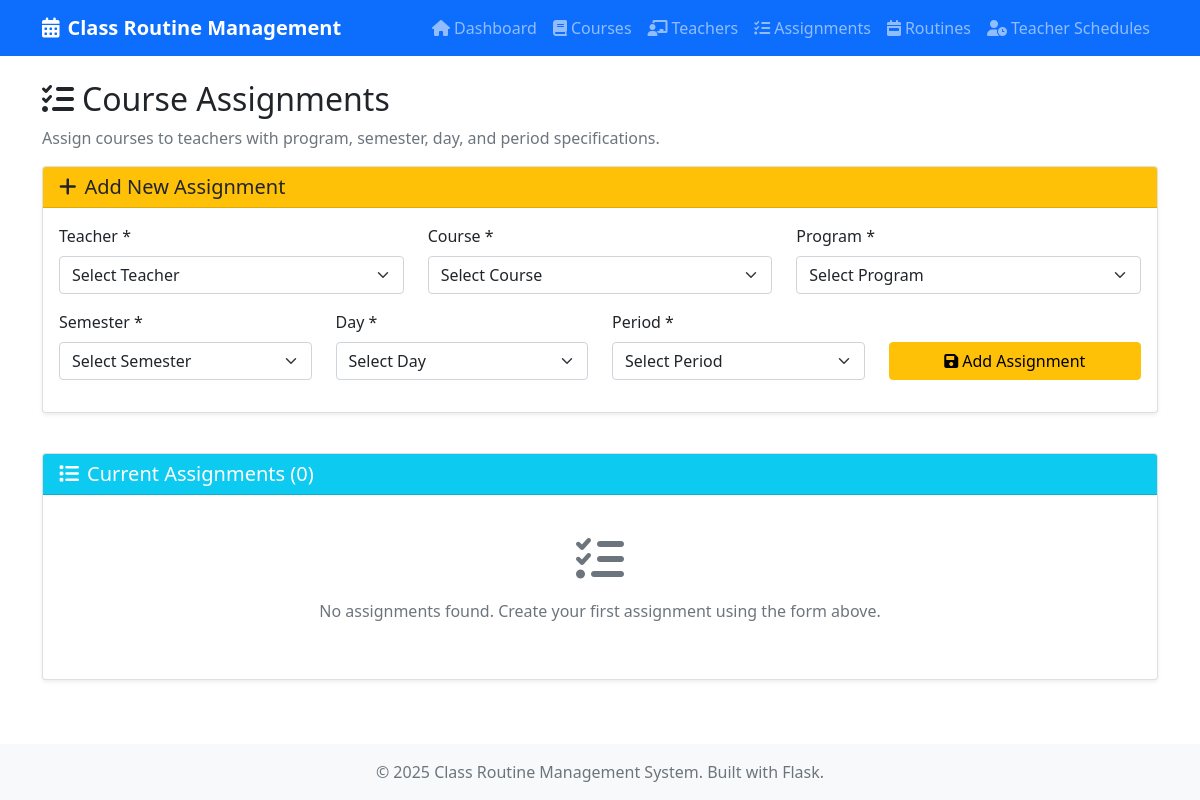
Page /assignments on the earlier database version.
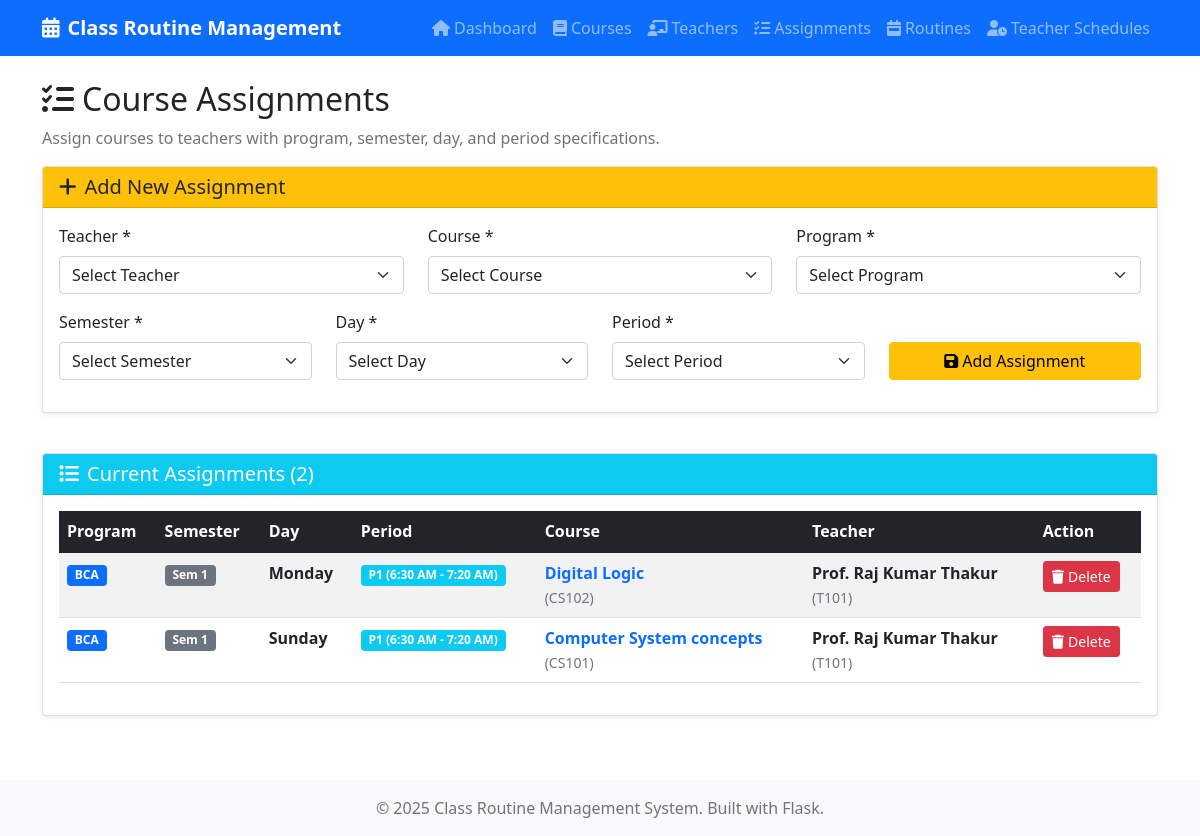
Same page on the later database version.
### tables this page shows
CREATE TABLE Course_Teacher (
                    Teacher_Code TEXT,
                    Course_Code TEXT,
                    Period INTEGER,
                    Program TEXT,
                    Semester INTEGER,
                    Day TEXT,
                    PRIMARY KEY (Teacher_Code, Course_Code, Program, Semester, Day, Period),
                    FOREIGN KEY (Teacher_Code) REFERENCES Teacher(Teacher_Code),
                    FOREIGN KEY (Course_Code) REFERENCES Course(Course_Code)
                );

CREATE TABLE Course (
                    Course_Code TEXT PRIMARY KEY,
                    Course_Name TEXT NOT NULL,
                    Credit_hrs INTEGER NOT NULL
                );

CREATE TABLE Teacher (
                    Teacher_Code TEXT PRIMARY KEY,
                    Teacher_Name TEXT NOT NULL,
                    Teacher_Designation TEXT NOT NULL
                );

### flask_app.py (the view)
@app.route('/assignments')
def assignments():
    courses = db.get_courses()
    teachers = db.get_teachers()
    assignments_data = db.get_course_assignments()
    return render_template('assignments.html',
                         courses=courses.to_dict('records'),
                         teachers=teachers.to_dict('records'),
                         assignments=assignments_data.to_dict('records'),
                         programs=Constants.PROGRAMS,
                         semesters=Constants.SEMESTERS,
                         days=Constants.DAYS,
                         periods=Constants.PERIODS)

### database.py (called while the page is built)
    def get_connection(self):
        return sqlite3.connect(self.db_name)

    def get_courses(self) -> pd.DataFrame:
        conn = self.get_connection()
        try:
            return pd.read_sql_query("SELECT * FROM Course", conn)
        finally:
            conn.close()

    def get_teachers(self) -> pd.DataFrame:
        conn = self.get_connection()
        try:
            return pd.read_sql_query("SELECT * FROM Teacher", conn)
        finally:
            conn.close()

    def get_course_assignments(self) -> pd.DataFrame:
        conn = self.get_connection()
        try:
            query = """
                SELECT ct.*, t.Teacher_Name, c.Course_Name
                FROM Course_Teacher ct
                JOIN Teacher t ON ct.Teacher_Code = t.Teacher_Code
                JOIN Course c ON ct.Course_Code = c.Course_Code
                ORDER BY ct.Program, ct.Semester, ct.Day, ct.Period
            """
            return pd.read_sql_query(query, conn)
        finally:
            conn.close()

### templates/assignments.html (shortened to what this page needs)
{% extends "base.html" %}
{% block content %}
<div class="row">
    <div class="col-12">
        <h2><i class="fas fa-tasks me-2"></i>Course Assignments</h2>
        <p class="text-muted">Assign courses to teachers with program, semester, day, and period specifications.</p>
    </div>
</div>
<div class="row mb-4">
    <div class="col-12">
        <div class="card">
            <div class="card-header bg-warning text-dark">
                <h5 class="mb-0"><i class="fas fa-plus me-2"></i>Add New Assignment</h5>
            </div>
            <div class="card-body">
                <form method="POST" action="{{ url_for('add_assignment') }}">
                    <div class="row">
                        <div class="col-md-4">
                            <div class="mb-3">
                                <label for="teacher_code" class="form-label">Teacher *</label>
                                <select class="form-select" id="teacher_code" name="teacher_code" required>
                                    <option value="">Select Teacher</option>
                                </select>
                            </div>
                        </div>
                        <div class="col-md-4">
                            <div class="mb-3">
                                <label for="course_code" class="form-label">Course *</label>
                                <select class="form-select" id="course_code" name="course_code" required>
                                    <option value="">Select Course</option>
                                </select>
                            </div>
                        </div>
                        <div class="col-md-4">
                            <div class="mb-3">
                                <label for="program" class="form-label">Program *</label>
                                <select class="form-select" id="program" name="program" required>
                                    <option value="">Select Program</option>
                                </select>
                            </div>
                        </div>
                    </div>
                    <div class="row">
                        <div class="col-md-3">
                            <div class="mb-3">
                                <label for="semester" class="form-label">Semester *</label>
                                <select class="form-select" id="semester" name="semester" required>
                                    <option value="">Select Semester</option>
                                </select>
                            </div>
                        </div>
                        <div class="col-md-3">
                            <div class="mb-3">
                                <label for="day" class="form-label">Day *</label>
                                <select class="form-select" id="day" name="day" required>
                                    <option value="">Select Day</option>
                                </select>
                            </div>
                        </div>
                        <div class="col-md-3">
                            <div class="mb-3">
                                <label for="period" class="form-label">Period *</label>
                                <select class="form-select" id="period" name="period" required>
                                    <option value="">Select Period</option>
                                </select>
                            </div>
                        </div>
                        <div class="col-md-3">
                            <div class="mb-3">
                                <label class="form-label">&nbsp;</label>
                                <button type="submit" class="btn btn-warning w-100">
                                    <i class="fas fa-save me-1"></i>Add Assignment
                                </button>
                            </div>
                        </div>
                    </div>
                </form>
            </div>
        </div>
    </div>
</div>
<div class="row">
    <div class="col-12">
        <div class="card">
            <div class="card-header bg-info text-white">
                <h5 class="mb-0"><i class="fas fa-list me-2"></i>Current Assignments ({{ assignments|length }})</h5>
            </div>
            <div class="card-body">
                {% if assignments %}
                <div class="table-responsive">
                    <table class="table table-striped table-hover">
                        <thead class="table-dark">
                            <tr>
                                <th>Program</th>
                                <th>Semester</th>
                                <th>Day</th>
                                <th>Period</th>
                                <th>Course</th>
                                <th>Teacher</th>
                                <th>Action</th>
                            </tr>
                        </thead>
                        <tbody>
                            {% for assignment in assignments %}
                            <tr>
                                <td><span class="badge bg-primary">{{ assignment.Program }}</span></td>
                                <td><span class="badge bg-secondary">Sem {{ assignment.Semester }}</span></td>
                                <td><strong>{{ assignment.Day }}</strong></td>
                                <td>
                                    <span class="badge bg-info">
                                        P{{ assignment.Period }}
                                        {% if periods[assignment.Period] %}
                                        ({{ periods[assignment.Period] }})
                                        {% endif %}
                                    </span>
                                </td>
                                <td>
                                    <div>
                                        <strong class="text-primary">{{ assignment.Course_Name }}</strong><br>
                                        <small class="text-muted">({{ assignment.Course_Code }})</small>
                                    </div>
                                </td>
                                <td>
                                    <div>
                                        <strong>{{ assignment.Teacher_Name }}</strong><br>
                                        <small class="text-muted">({{ assignment.Teacher_Code }})</small>
                                    </div>
                                </td>
                                <td>
                                    <form method="POST" action="{{ url_for('delete_assignment') }}" class="d-inline">
                                        <button type="submit" class="btn btn-danger btn-sm" onclick="return confirm('Are you sure you want to delete this assignment?')">
                                            <i class="fas fa-trash me-1"></i>Delete
                                        </button>
                                    </form>
                                </td>
                            </tr>
                            {% endfor %}
                        </tbody>
                    </table>
                </div>
                {% else %}
                <div class="text-center py-4">
                    <i class="fas fa-tasks fa-3x text-muted mb-3"></i>
                    <p class="text-muted">No assignments found. Create your first assignment using the form above.</p>
                </div>
                {% endif %}
            </div>
        </div>
    </div>
</div>
{% endblock %}

### templates/base.html (shortened to what this page needs)
<!DOCTYPE html>
<html lang="en">
<head>
    <link href="https://cdn.jsdelivr.net/npm/bootstrap@5.1.3/dist/css/bootstrap.min.css" rel="stylesheet">
    <link href="https://cdnjs.cloudflare.com/ajax/libs/font-awesome/6.0.0/css/all.min.css" rel="stylesheet">
</head>
<body>
    <nav class="navbar navbar-expand-lg navbar-dark bg-primary">
        <div class="container">
            <a class="navbar-brand" href="{{ url_for('index') }}">
                <i class="fas fa-calendar-alt me-2"></i>Class Routine Management
            </a>
            <div class="collapse navbar-collapse" id="navbarNav">
                <ul class="navbar-nav ms-auto">
                    <li class="nav-item">
                        <a class="nav-link" href="{{ url_for('index') }}">
                            <i class="fas fa-home me-1"></i>Dashboard
                        </a>
                    </li>
                    <li class="nav-item">
                        <a class="nav-link" href="{{ url_for('courses') }}">
                            <i class="fas fa-book me-1"></i>Courses
                        </a>
                    </li>
                    <li class="nav-item">
                        <a class="nav-link" href="{{ url_for('teachers') }}">
                            <i class="fas fa-chalkboard-teacher me-1"></i>Teachers
                        </a>
                    </li>
                    <li class="nav-item">
                        <a class="nav-link" href="{{ url_for('assignments') }}">
                            <i class="fas fa-tasks me-1"></i>Assignments
                        </a>
                    </li>
                    <li class="nav-item">
                        <a class="nav-link" href="{{ url_for('routines') }}">
                            <i class="fas fa-calendar-week me-1"></i>Routines
                        </a>
                    </li>
                    <li class="nav-item">
                        <a class="nav-link" href="{{ url_for('teacher_routines') }}">
                            <i class="fas fa-user-clock me-1"></i>Teacher Schedules
                        </a>
                    </li>
                </ul>
            </div>
        </div>
    </nav>
    <div class="container mt-4">
        {% block content %}{% endblock %}
    </div>
    <footer class="bg-light text-center text-muted py-3 mt-5">
        <div class="container">
            <p class="mb-0">&copy; 2025 Class Routine Management System. Built with Flask.</p>
        </div>
    </footer>
</body>
</html>

### templates/base.html (style rules this page uses)
.navbar-brand { font-weight: bold; }
.card { box-shadow: 0 0.125rem 0.25rem rgba(0, 0, 0, 0.075); margin-bottom: 1rem; }
.table th { vertical-align: middle; }
.table td { vertical-align: top; }

Differences in the rows shown:
added Course_Teacher: Program "BCA", Semester "1", Day "Monday", Period "1", Period "6:30 AM - 7:20 AM", Course_Name "Digital Logic", Course_Code "CS102", Teacher_Name "Prof. Raj Kumar Thakur", Teacher_Code "T101"
added Course_Teacher: Program "BCA", Semester "1", Day "Sunday", Period "1", Period "6:30 AM - 7:20 AM", Course_Name "Computer System concepts", Course_Code "CS101", Teacher_Name "Prof. Raj Kumar Thakur", Teacher_Code "T101"
Other differences:
{{ assignments|length }}: "0" → "2"
text no longer shown: "No assignments found. Create your first assignment using the form above."
text now shown: "Program Semester Day Period Course Teacher Action"
